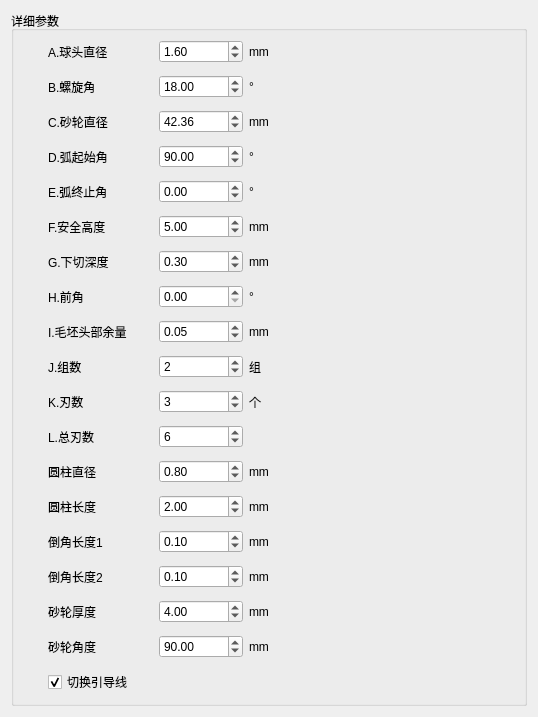
<?xml version="1.0" encoding="UTF-8"?>
<ui version="4.0">
 <class>BallCutterDialog</class>
 <widget class="QWidget" name="BallCutterDialog">
  <property name="geometry">
   <rect>
    <x>0</x>
    <y>0</y>
    <width>538</width>
    <height>658</height>
   </rect>
  </property>
  <property name="windowTitle">
   <string>创建球头分区</string>
  </property>
  <layout class="QVBoxLayout" name="verticalLayout" stretch="1">
   <item>
    <layout class="QHBoxLayout" name="horizontalLayout_3">
     <item>
      <widget class="QGroupBox" name="groupBox">
       <property name="title">
        <string>详细参数</string>
       </property>
       <layout class="QHBoxLayout" name="horizontalLayout_2">
        <item>
         <layout class="QGridLayout" name="gridLayout" columnstretch="1,0,0">
          <property name="leftMargin">
           <number>25</number>
          </property>
          <property name="verticalSpacing">
           <number>12</number>
          </property>
          <item row="2" column="1">
           <widget class="QDoubleSpinBox" name="editC">
            <property name="maximum">
             <double>9999.000000000000000</double>
            </property>
            <property name="value">
             <double>42.359999999999999</double>
            </property>
           </widget>
          </item>
          <item row="5" column="2">
           <widget class="QLabel" name="labelUnitD">
            <property name="text">
             <string>°</string>
            </property>
           </widget>
          </item>
          <item row="20" column="2">
           <widget class="QLabel" name="labelUnitI_6">
            <property name="text">
             <string>mm</string>
            </property>
           </widget>
          </item>
          <item row="20" column="0">
           <widget class="QLabel" name="labelGrindingWheelThick">
            <property name="text">
             <string>砂轮厚度</string>
            </property>
           </widget>
          </item>
          <item row="19" column="2">
           <widget class="QLabel" name="labelUnitI_5">
            <property name="text">
             <string>mm</string>
            </property>
           </widget>
          </item>
          <item row="19" column="0">
           <widget class="QLabel" name="labelCylinderChamferB">
            <property name="text">
             <string>倒角长度2</string>
            </property>
           </widget>
          </item>
          <item row="5" column="1">
           <widget class="QDoubleSpinBox" name="editD">
            <property name="minimum">
             <double>-360.000000000000000</double>
            </property>
            <property name="maximum">
             <double>360.000000000000000</double>
            </property>
            <property name="value">
             <double>90.000000000000000</double>
            </property>
           </widget>
          </item>
          <item row="0" column="1">
           <widget class="QDoubleSpinBox" name="editA">
            <property name="maximum">
             <double>9999.000000000000000</double>
            </property>
            <property name="singleStep">
             <double>0.100000000000000</double>
            </property>
            <property name="value">
             <double>1.600000000000000</double>
            </property>
           </widget>
          </item>
          <item row="7" column="1">
           <widget class="QDoubleSpinBox" name="editF">
            <property name="maximum">
             <double>9999.000000000000000</double>
            </property>
            <property name="value">
             <double>5.000000000000000</double>
            </property>
           </widget>
          </item>
          <item row="0" column="2">
           <widget class="QLabel" name="labelUnitA">
            <property name="text">
             <string>mm</string>
            </property>
           </widget>
          </item>
          <item row="5" column="0">
           <widget class="QLabel" name="LabelD">
            <property name="text">
             <string>D.弧起始角</string>
            </property>
           </widget>
          </item>
          <item row="6" column="1">
           <widget class="QDoubleSpinBox" name="editE">
            <property name="minimum">
             <double>-360.000000000000000</double>
            </property>
            <property name="maximum">
             <double>360.000000000000000</double>
            </property>
           </widget>
          </item>
          <item row="0" column="0">
           <widget class="QLabel" name="lable_A">
            <property name="text">
             <string>A.球头直径</string>
            </property>
           </widget>
          </item>
          <item row="6" column="2">
           <widget class="QLabel" name="labelUnitE">
            <property name="text">
             <string>°</string>
            </property>
           </widget>
          </item>
          <item row="2" column="0">
           <widget class="QLabel" name="labelC">
            <property name="text">
             <string>C.砂轮直径</string>
            </property>
           </widget>
          </item>
          <item row="7" column="0">
           <widget class="QLabel" name="labelF">
            <property name="text">
             <string>F.安全高度</string>
            </property>
           </widget>
          </item>
          <item row="2" column="2">
           <widget class="QLabel" name="labelUnitC">
            <property name="text">
             <string>mm</string>
            </property>
           </widget>
          </item>
          <item row="17" column="2">
           <widget class="QLabel" name="labelUnitI_3">
            <property name="text">
             <string>mm</string>
            </property>
           </widget>
          </item>
          <item row="1" column="2">
           <widget class="QLabel" name="labelUnitB">
            <property name="text">
             <string>°</string>
            </property>
           </widget>
          </item>
          <item row="1" column="1">
           <widget class="QDoubleSpinBox" name="editB">
            <property name="minimum">
             <double>-360.000000000000000</double>
            </property>
            <property name="maximum">
             <double>360.000000000000000</double>
            </property>
            <property name="singleStep">
             <double>1.000000000000000</double>
            </property>
            <property name="value">
             <double>18.000000000000000</double>
            </property>
           </widget>
          </item>
          <item row="6" column="0">
           <widget class="QLabel" name="labelE">
            <property name="text">
             <string>E.弧终止角</string>
            </property>
           </widget>
          </item>
          <item row="1" column="0">
           <widget class="QLabel" name="labelB">
            <property name="text">
             <string>B.螺旋角</string>
            </property>
           </widget>
          </item>
          <item row="11" column="0">
           <widget class="QLabel" name="labelH">
            <property name="text">
             <string>H.前角</string>
            </property>
           </widget>
          </item>
          <item row="15" column="1">
           <widget class="QSpinBox" name="editL">
            <property name="maximum">
             <number>999999999</number>
            </property>
            <property name="value">
             <number>6</number>
            </property>
           </widget>
          </item>
          <item row="23" column="1">
           <spacer name="verticalSpacer">
            <property name="orientation">
             <enum>Qt::Vertical</enum>
            </property>
            <property name="sizeHint" stdset="0">
             <size>
              <width>20</width>
              <height>40</height>
             </size>
            </property>
           </spacer>
          </item>
          <item row="14" column="2">
           <widget class="QLabel" name="labelUnitK">
            <property name="text">
             <string>个</string>
            </property>
           </widget>
          </item>
          <item row="9" column="2">
           <widget class="QLabel" name="labelUnitG">
            <property name="text">
             <string>mm</string>
            </property>
           </widget>
          </item>
          <item row="11" column="1">
           <widget class="QDoubleSpinBox" name="editH">
            <property name="maximum">
             <double>360.000000000000000</double>
            </property>
            <property name="singleStep">
             <double>0.100000000000000</double>
            </property>
           </widget>
          </item>
          <item row="11" column="2">
           <widget class="QLabel" name="labelUnitH">
            <property name="text">
             <string>°</string>
            </property>
           </widget>
          </item>
          <item row="13" column="1">
           <widget class="QSpinBox" name="editJ">
            <property name="maximum">
             <number>99999999</number>
            </property>
            <property name="value">
             <number>2</number>
            </property>
           </widget>
          </item>
          <item row="7" column="2">
           <widget class="QLabel" name="labelUnitF">
            <property name="text">
             <string>mm</string>
            </property>
           </widget>
          </item>
          <item row="13" column="0">
           <widget class="QLabel" name="labelJ">
            <property name="text">
             <string>J.组数</string>
            </property>
           </widget>
          </item>
          <item row="14" column="0">
           <widget class="QLabel" name="labelK">
            <property name="text">
             <string>K.刃数</string>
            </property>
           </widget>
          </item>
          <item row="12" column="1">
           <widget class="QDoubleSpinBox" name="editI">
            <property name="maximum">
             <double>10000000000000000905969664.000000000000000</double>
            </property>
            <property name="singleStep">
             <double>0.100000000000000</double>
            </property>
            <property name="value">
             <double>0.050000000000000</double>
            </property>
           </widget>
          </item>
          <item row="13" column="2">
           <widget class="QLabel" name="labelUnitJ">
            <property name="text">
             <string>组</string>
            </property>
           </widget>
          </item>
          <item row="12" column="2">
           <widget class="QLabel" name="labelUnitI">
            <property name="text">
             <string>mm</string>
            </property>
           </widget>
          </item>
          <item row="9" column="0">
           <widget class="QLabel" name="labelG">
            <property name="text">
             <string>G.下切深度</string>
            </property>
           </widget>
          </item>
          <item row="12" column="0">
           <widget class="QLabel" name="labelI">
            <property name="text">
             <string>I.毛坯头部余量</string>
            </property>
           </widget>
          </item>
          <item row="14" column="1">
           <widget class="QSpinBox" name="editK">
            <property name="maximum">
             <number>999999999</number>
            </property>
            <property name="value">
             <number>3</number>
            </property>
           </widget>
          </item>
          <item row="9" column="1">
           <widget class="QDoubleSpinBox" name="editG">
            <property name="maximum">
             <double>100000000000000000000.000000000000000</double>
            </property>
            <property name="singleStep">
             <double>0.010000000000000</double>
            </property>
            <property name="value">
             <double>0.300000000000000</double>
            </property>
           </widget>
          </item>
          <item row="15" column="0">
           <widget class="QLabel" name="labelL">
            <property name="text">
             <string>L.总刃数</string>
            </property>
           </widget>
          </item>
          <item row="18" column="2">
           <widget class="QLabel" name="labelUnitI_4">
            <property name="text">
             <string>mm</string>
            </property>
           </widget>
          </item>
          <item row="16" column="0">
           <widget class="QLabel" name="labelCylinderDiameter">
            <property name="text">
             <string>圆柱直径</string>
            </property>
           </widget>
          </item>
          <item row="16" column="2">
           <widget class="QLabel" name="labelUnitI_2">
            <property name="text">
             <string>mm</string>
            </property>
           </widget>
          </item>
          <item row="18" column="0">
           <widget class="QLabel" name="labelCylinderChamferA">
            <property name="text">
             <string>倒角长度1</string>
            </property>
           </widget>
          </item>
          <item row="17" column="0">
           <widget class="QLabel" name="labelCylinderLength">
            <property name="text">
             <string>圆柱长度</string>
            </property>
           </widget>
          </item>
          <item row="21" column="0">
           <widget class="QLabel" name="labelGrindingWheelAngle">
            <property name="text">
             <string>砂轮角度</string>
            </property>
           </widget>
          </item>
          <item row="21" column="2">
           <widget class="QLabel" name="labelUnitI_7">
            <property name="text">
             <string>mm</string>
            </property>
           </widget>
          </item>
          <item row="16" column="1">
           <widget class="QDoubleSpinBox" name="editCylinderDiameter">
            <property name="maximum">
             <double>100000000000000.000000000000000</double>
            </property>
            <property name="singleStep">
             <double>0.100000000000000</double>
            </property>
            <property name="value">
             <double>0.800000000000000</double>
            </property>
           </widget>
          </item>
          <item row="17" column="1">
           <widget class="QDoubleSpinBox" name="editCylinderLength">
            <property name="maximum">
             <double>999999999999999.000000000000000</double>
            </property>
            <property name="singleStep">
             <double>0.100000000000000</double>
            </property>
            <property name="value">
             <double>2.000000000000000</double>
            </property>
           </widget>
          </item>
          <item row="18" column="1">
           <widget class="QDoubleSpinBox" name="editCylinderChamferA">
            <property name="maximum">
             <double>100000000000000000.000000000000000</double>
            </property>
            <property name="singleStep">
             <double>0.100000000000000</double>
            </property>
            <property name="value">
             <double>0.100000000000000</double>
            </property>
           </widget>
          </item>
          <item row="19" column="1">
           <widget class="QDoubleSpinBox" name="editCylinderChamferB">
            <property name="maximum">
             <double>999999999999999.000000000000000</double>
            </property>
            <property name="singleStep">
             <double>0.100000000000000</double>
            </property>
            <property name="value">
             <double>0.100000000000000</double>
            </property>
           </widget>
          </item>
          <item row="20" column="1">
           <widget class="QDoubleSpinBox" name="editGrindingWheelThick">
            <property name="maximum">
             <double>999999999999.000000000000000</double>
            </property>
            <property name="singleStep">
             <double>0.100000000000000</double>
            </property>
            <property name="value">
             <double>4.000000000000000</double>
            </property>
           </widget>
          </item>
          <item row="21" column="1">
           <widget class="QDoubleSpinBox" name="editGrindingWheelAngle">
            <property name="maximum">
             <double>360.000000000000000</double>
            </property>
            <property name="singleStep">
             <double>0.100000000000000</double>
            </property>
            <property name="value">
             <double>90.000000000000000</double>
            </property>
           </widget>
          </item>
          <item row="22" column="0">
           <widget class="QCheckBox" name="checkSpine">
            <property name="text">
             <string>切换引导线</string>
            </property>
            <property name="checked">
             <bool>true</bool>
            </property>
           </widget>
          </item>
         </layout>
        </item>
        <item>
         <spacer name="horizontalSpacer">
          <property name="orientation">
           <enum>Qt::Horizontal</enum>
          </property>
          <property name="sizeHint" stdset="0">
           <size>
            <width>5</width>
            <height>5</height>
           </size>
          </property>
         </spacer>
        </item>
       </layout>
      </widget>
     </item>
    </layout>
   </item>
  </layout>
 </widget>
 <resources>
  <include location="Resources/Custom.qrc"/>
 </resources>
 <connections/>
</ui>
